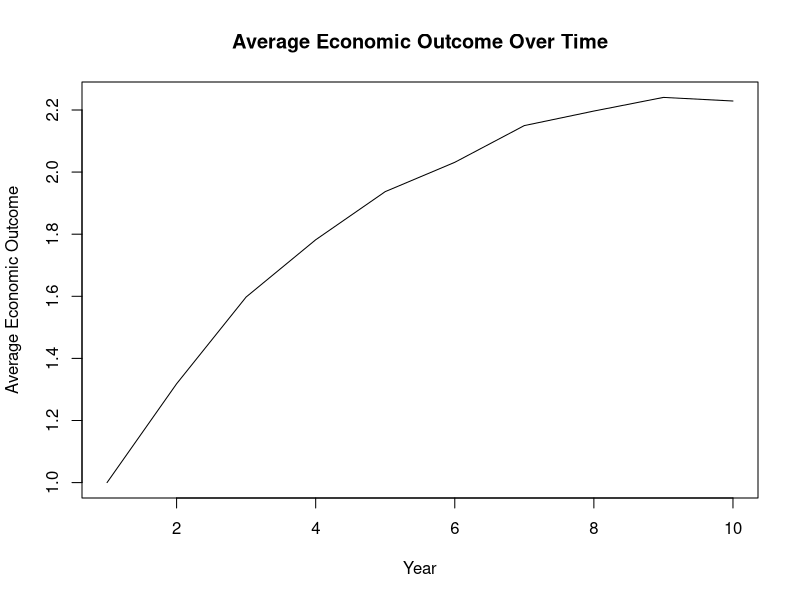

Write the R code that produced this figure.
# dw
transition_matrix <- matrix(c(
  0.65, 0.25, 0.07, 0.03,  # Probabilities for starting state a
  0.15, 0.5, 0.25, 0.1,  # Probabilities for starting state b
  0.0, 0.2, 0.5, 0.3,  # Probabilities for starting state c
  0.0, 0.0, 0.6, 0.4   # Probabilities for starting state d
), nrow = 4, byrow = TRUE)
# 
# jared
# transition_matrix <- matrix(c(
#   0.75, 0.25, 0.05, 0,  # Probabilities for starting state a
#   0.3, 0.5, 0.15, 0.05,  # Probabilities for starting state b
#   0.1, 0.3, 0.4, 0.2,  # Probabilities for starting state c
#   0.0, 0.15, 0.55, 0.3   # Probabilities for starting state d
# ), nrow = 4, byrow = TRUE)

# C.P.
# transition_matrix <- matrix(c(
#   0.5, 0.35, 0.15, 0,  # Probabilities for starting state a
#   0.25, 0.45, 0.15, 0.15,  # Probabilities for starting state b
#   0.1, 0.4, 0.2, 0.3,  # Probabilities for starting state c
#   0.0, 0.25, 0.25, 0.5   # Probabilities for starting state d
# ), nrow = 4, byrow = TRUE)

# consensus
# transition_matrix <- matrix(c(
#   0.7, 0.25, 0.05, 0,  # Probabilities for starting state a
#   0.2, 0.5, 0.25, 0.05,  # Probabilities for starting state b
#   0.0, 0.25, 0.45, 0.3,  # Probabilities for starting state c
#   0.0, 0.05, 0.55, 0.4   # Probabilities for starting state d
# ), nrow = 4, byrow = TRUE)

rownames(transition_matrix) <- c("a", "b", "c", "d")
colnames(transition_matrix) <- c("a", "b", "c", "d")

set.seed(123)  # For reproducibility

num_paths <- 10000
num_years <- 10  # Adjust as needed
states <- c("a", "b", "c", "d")

# Economic outcomes for each state (example values)
# dw 
# economic_outcomes <- c(a = 6, b = 3, c = 0, d = -3)
# Jared
# economic_outcomes <- c(a = 8,b = 6, c = 1, d = -2)
# C.P.
# economic_outcomes <- c(a = 12,b = 4, c = 2, d = -2.5)
economic_outcomes <- c(a = 10, b = 4, c = 1, d = 0)

simulate_path <- function(current_state = "c") {
#  current_state <- sample(states, 1)  # Random initial state
  path <- character(num_years)
  for (year in 1:num_years) {
    path[year] <- current_state
#    if (year == 1) {
#     current_state <- "d"
#    } else {
      current_state <- sample(states, 1, prob = transition_matrix[current_state,])
#    }
  }
  return(path)
}

# Run simulation
all_paths <- replicate(num_paths, simulate_path())

# Calculate economic outcomes
calculate_outcomes <- function(path) {
  sapply(path, function(state) economic_outcomes[state])
}

economic_results <- apply(all_paths, 2, calculate_outcomes)

# Average economic outcome per year across all paths
avg_outcome_per_year <- rowMeans(economic_results)

# Total economic outcome for each path
total_outcomes <- colSums(economic_results)

# Summary statistics
summary(total_outcomes)

probs <- seq(0.05, 0.95, by = 0.05)
percentiles <- quantile(total_outcomes, probs)
print(percentiles, digits = 3)
formatted_percentiles <- round(percentiles, 2) 
print(formatted_percentiles)

# Assuming 'all_paths' contains the simulation results

# Calculate total years in each state
state_totals <- table(all_paths)

# Convert to years
years_in_states <- state_totals / num_paths

# Print results
print(years_in_states)
# Assuming 'all_paths' contains the simulation results

# Function to check if a state appears in a path
state_appears <- function(path, state) {
  state %in% path
}

# Check each state for all paths
paths_with_A <- apply(all_paths, 2, state_appears, state = "a")
paths_with_B <- apply(all_paths, 2, state_appears, state = "b")
paths_with_C <- apply(all_paths, 2, state_appears, state = "c")
paths_with_D <- apply(all_paths, 2, state_appears, state = "d")

# Count the number of paths for each state
num_paths_A <- sum(paths_with_A)
num_paths_B <- sum(paths_with_B)
num_paths_C <- sum(paths_with_C)
num_paths_D <- sum(paths_with_D)

# Create a summary table
state_summary <- data.frame(
  State = c("A", "B", "C", "D"),
  Paths = c(num_paths_A, num_paths_B, num_paths_C, num_paths_D),
  Percentage = c(num_paths_A, num_paths_B, num_paths_C, num_paths_D) / num_paths * 100
)

# Print the summary
print(state_summary)
# Plot average economic outcome over time
plot(1:num_years, avg_outcome_per_year, type = "l", 
     xlab = "Year", ylab = "Average Economic Outcome",
     main = "Average Economic Outcome Over Time")